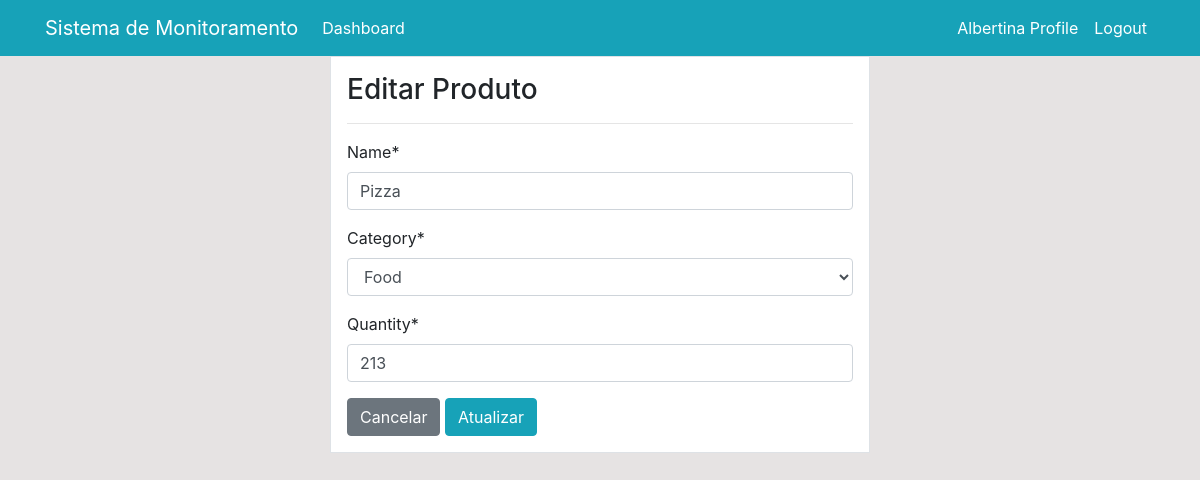
Screenshot of /product/update/2/ (signed in) with the database file from the repository.
### dashboard/models.py (models this page shows, shortened)
class Product(models.Model):
    name = models.CharField(max_length=100)
    category = models.CharField(max_length=20, choices=CATEGORY, null=True)
    quantity = models.PositiveIntegerField(null=True)
    class Meta:
        verbose_name_plural = 'Product'

### dashboard/views.py (the view)
# urls.py: path('product/update/<int:pk>/', views.product_update, name='dashboard-product-update'),
@login_required
def product_update(request, pk):
    item = Product.objects.get(id=pk)
    if request.method == 'POST':
        form = ProductForm(request.POST, instance=item)
        if form.is_valid():
            form.save()
            return redirect('dashboard-product')
    else:
        form = ProductForm(instance=item)
    context = {
        'form': form,
    }
    return render(request, 'dashboard/product_update.html', context)

### dashboard/forms.py
class ProductForm(forms.ModelForm):
    class Meta:
        model = Product
        fields = ['name', 'category', 'quantity']

### templates/dashboard/product_update.html (shortened to what this page needs)
{% extends 'partials/base.html' %}
{% load crispy_forms_tags %}
{% block content %}
<div class="container">
    <div class="row">
        <div class="col-md-6 offset-md-3">
            <div class="border bg-white p-3">
                <h3>Editar Produto</h3>
                <hr>
                <form method="POST">
                    {{ form|crispy }}
                    <a class="btn btn-secondary" href="{% url 'dashboard-product' %}">Cancelar</a>
                    <input class="btn btn-info" type="submit" value="Atualizar">
                </form>
            </div>
        </div>
    </div>
</div>
{% endblock %}

### templates/partials/nav.html (shortened to what this page needs)
 <nav class="navbar navbar-expand-lg navbar-info bg-info">
    {% if user.is_authenticated %}
    <div class="container">
        <a class="navbar-brand text-white" href="index.html">Sistema de Monitoramento</a>
        <div class="collapse navbar-collapse" id="navbarSupportedContent">
            <ul class="navbar-nav mr-auto">
                <li class="nav-item active">
                    <a class="nav-link text-white" href="{% url 'dashboard-index' %}">Dashboard </a>
                </li>
            </ul>
            <ul class="navbar-nav ml-auto">
                <li class="nav-item active">
                    <a class="nav-link text-white" href="{% url 'user-profile' %}">{{ user.username }} Profile </a>
                </li>
                <li class="nav-item">
                    <a class="nav-link text-white" href="{% url 'user-logout' %}">Logout</a>
                </li>
            </ul>
            {% endif %}
        </div>
    </div>
</nav>

### static/style.css (style rules this page uses)
body { background: rgb(230, 227, 227); }

### rows the page displays
Product: name "Pizza", category "Food", quantity "213"

### other values shown
{{ user.username }} "Albertina"
